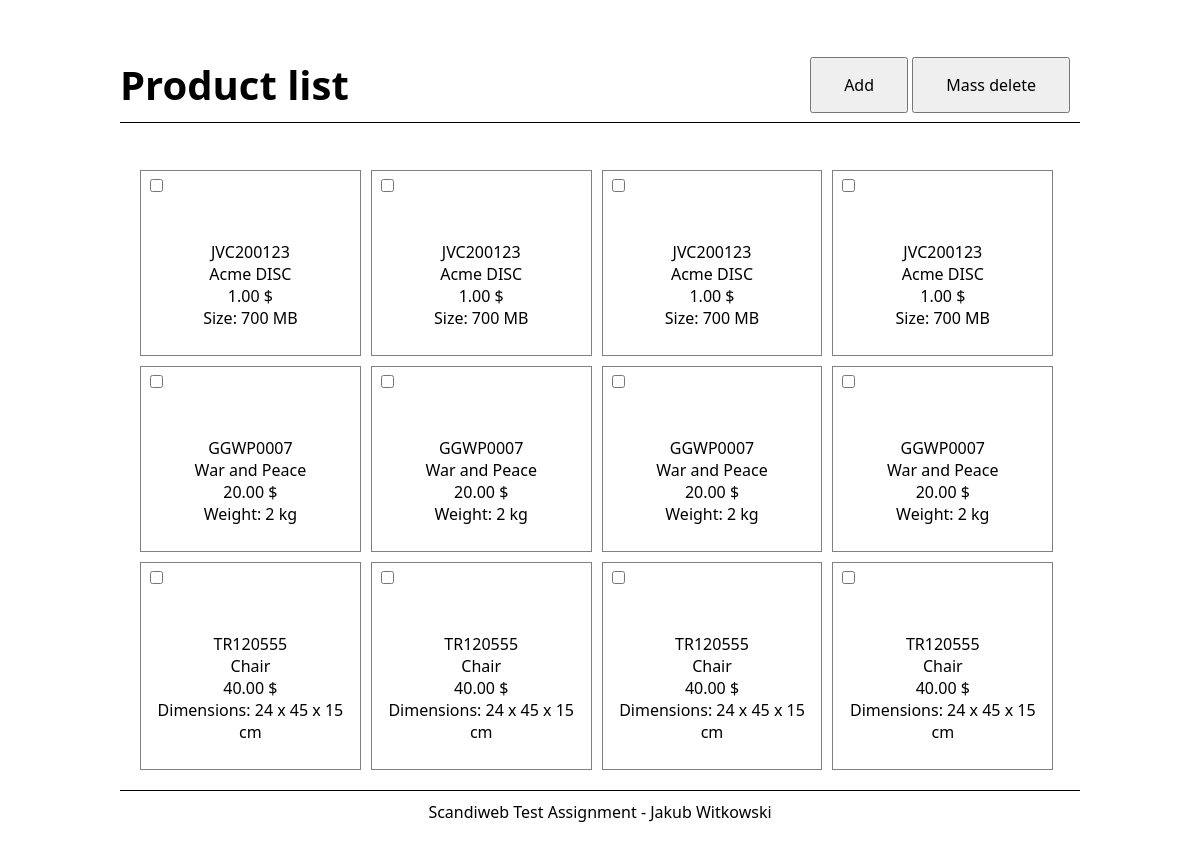
The page / on the database its author committed.
### tables this page shows
CREATE TABLE `products` (
  `id` int(11) NOT NULL,
  `type` text DEFAULT NULL,
  `sku` text DEFAULT NULL,
  `name` text DEFAULT NULL,
  `price` decimal(7,2) DEFAULT NULL,
  `size` int(11) DEFAULT NULL,
  `weight` int(11) DEFAULT NULL,
  `height` int(2) DEFAULT NULL,
  `width` int(2) DEFAULT NULL,
  `length` int(2) DEFAULT NULL,
  `img` text DEFAULT NULL
);

### index.php (called while the page is built)
<?php
include_once 'initialize-products.php';
include_once 'functions.php';
include 'includes/header.php';
$page = isset($_GET['page']) && file_exists($_GET['page'] . '.php') ? $_GET['page'] : 'product-list';
include $page . '.php';
include 'includes/footer.php';
?>

### initialize-products.php (called while the page is built, shortened)
<?php
include_once 'classes/Product.php';
include_once 'db-connect.php';
$discs = $db_pdo->query("SELECT sku, name, price, size FROM products WHERE type='dvd'")->fetchAll(PDO::FETCH_CLASS, 'Disc');
$books = $db_pdo->query("SELECT sku, name, price, weight FROM products WHERE type='book'")->fetchAll(PDO::FETCH_CLASS, 'Book');
$chairs = $db_pdo->query("SELECT sku, name, price, height, width, length FROM products WHERE type='furniture'")->fetchAll(PDO::FETCH_CLASS, 'Chair');

### classes/Product.php (called while the page is built, shortened)
<?php
abstract class Product
{
    protected $name;
    protected $sku;
    protected $price;
    public function getName(): string
    {
        return $this->name;
    }
    public function get_sku(): string
    {
        return $this->sku;
    }
    public function getPrice(): float
    {
         return $this->price;
    }
}

### functions.php (the view, shortened to what this page needs)
<?php
function print_grid_with_checkboxes(array $a): void
{
foreach ($a as $p):
    echo '<div class="cell"><br>';
    echo '<input type="checkbox" class="delete-checkbox"><br><p>';
    printf("%s", $p->get_sku());
    echo '<br>';
    printf("%s", $p->getName());
    echo '<br>';
    printf("%.2f $", $p->getPrice());
    echo '<br>';
    echo '</p></div>';
endforeach;
}
?>

### includes/header.php (shortened to what this page needs)
<!DOCTYPE html>
<html>
  <head>
    <link href="styles/style.css" rel="stylesheet">
  </head>
  <body>

### product-list.php
<div class="container">
    <h1>Product list</h1>
    <div class="button-container">
    <button class="button" onclick="window.location.href='index.php?page=product-add';">Add</button>
    <button class="button" id="#delete-product-btn" onclick="removeCheckedCheckboxes()">Mass delete</button>
    </div>
</div>
<div id="grid">
<?php print_grid_with_checkboxes($available_products);?>
</div>

### includes/footer.php
<footer>Scandiweb Test Assignment - Jakub Witkowski</footer>
    </body>
</html>

### styles/style.css (style rules this page uses)
* { font-family: "segoe ui", "helvetica neue", Arial, sans-serif; font-size: 16px; }
html { height: 100%; background-color: white; }
body { width: 80vw; margin: auto; padding: 20px 20px 20px 20px; }
h1 { border-bottom: 1px solid black; font-size: 40px; padding: 10px 0 10px 0; color: black; }
.container { position: relative; }
.button-container { position: absolute; top: 10px; right: 10px; }
.button { padding: 15px 32px; display: inline-block; }
input:valid { border: 1px solid black; }
#grid { padding: 20px; display: grid; grid-template-columns: 24% 24% 24% 24%; grid-gap: 10px; }
.cell { position:relative; padding: 10px; text-align: center; border: 1px solid grey; }
.delete-checkbox { position: absolute; top: 5px; left: 5px; }
footer { text-align: center; padding: 10px 0 10px 0; border-top: 1px solid black; }

### rows shown on the page
products: sku "JVC200123", name "Acme DISC", price "1.00", value "Size: 700 MB"
products: sku "JVC200123", name "Acme DISC", price "1.00", value "Size: 700 MB"
products: sku "JVC200123", name "Acme DISC", price "1.00", value "Size: 700 MB"
products: sku "JVC200123", name "Acme DISC", price "1.00", value "Size: 700 MB"
products: sku "GGWP0007", name "War and Peace", price "20.00", value "Weight: 2 kg"
products: sku "GGWP0007", name "War and Peace", price "20.00", value "Weight: 2 kg"
products: sku "GGWP0007", name "War and Peace", price "20.00", value "Weight: 2 kg"
products: sku "GGWP0007", name "War and Peace", price "20.00", value "Weight: 2 kg"
products: sku "TR120555", name "Chair", price "40.00", value "Dimensions: 24 x 45 x 15 cm"
products: sku "TR120555", name "Chair", price "40.00", value "Dimensions: 24 x 45 x 15 cm"
products: sku "TR120555", name "Chair", price "40.00", value "Dimensions: 24 x 45 x 15 cm"
products: sku "TR120555", name "Chair", price "40.00", value "Dimensions: 24 x 45 x 15 cm"
